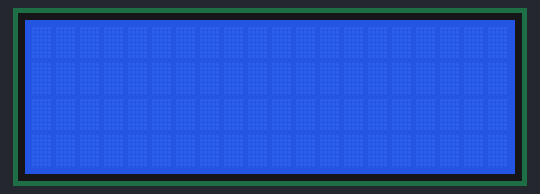
The sketch below on a simulated Arduino Uno, built with avr-gcc and run on an emulated ATmega328P. Parts: 20×4 character LCD.

Above: at 0.1 s.
At 0.6 s:
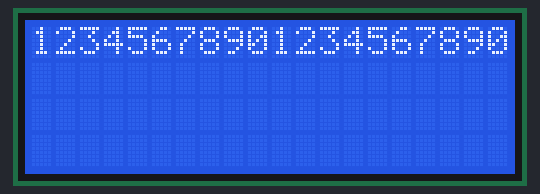
At 1.2 s:
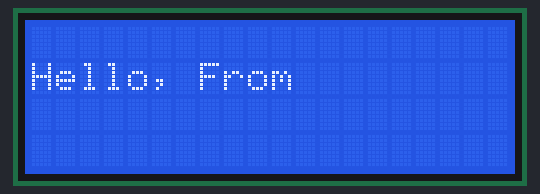
At 1.7 s:
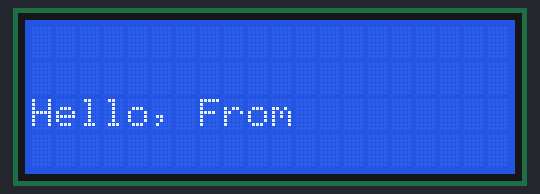
At 2.2 s:
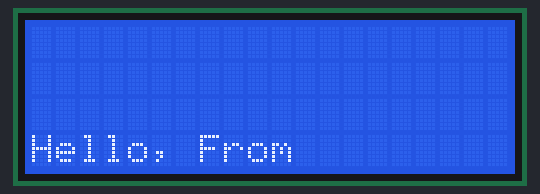

The sketch:

lcd_i2c.ino
```cpp
#include <LiquidCrystal_I2C.h>
#include <Wire.h>

//initialize the liquid crystal library
//the first parameter is  the I2C address
//the second parameter is how many rows are on your screen
//the  third parameter is how many columns are on your screen
LiquidCrystal_I2C lcd(0x27, 20, 4);

int delayLCD = 500;

void setup() {

  //initialize lcd screen
  lcd.begin();
  // turn on the backlight
  lcd.backlight();
}

void loop() {
  //wait  for a second
  delay(delayLCD);
  lcd.clear();

  // tell the screen to write on the top row
  lcd.setCursor(0, 0);
  // tell the screen to write “hello, from” on the top  row
  lcd.print("12345678901234567890");
  delay(delayLCD);
  lcd.clear();

  // tell the screen to write on the bottom  row
  lcd.setCursor(0, 1);
  // tell the screen to write “Arduino_uno_guy”  on the bottom row
  // you can change whats in the quotes to be what you want  it to be!
  lcd.print("Hello, From");
  delay(delayLCD);
  lcd.clear();

  // tell the screen to write on the top row
  lcd.setCursor(0, 2);
  // tell the screen to write “hello, from” on the top  row
  lcd.print("Hello, From");
  delay(delayLCD);
  lcd.clear();

  // tell the screen to write on the bottom  row
  lcd.setCursor(0, 3);
  // tell the screen to write “Arduino_uno_guy”  on the bottom row
  // you can change whats in the quotes to be what you want  it to be!
  lcd.print("Hello, From");
}
```

Measured:
- by itself, everything shown: repeats every 2.1 s, in 4 steps
- what the display in image 1 shows lasts 0.5 s, from 0.6 s to 1.1 s
